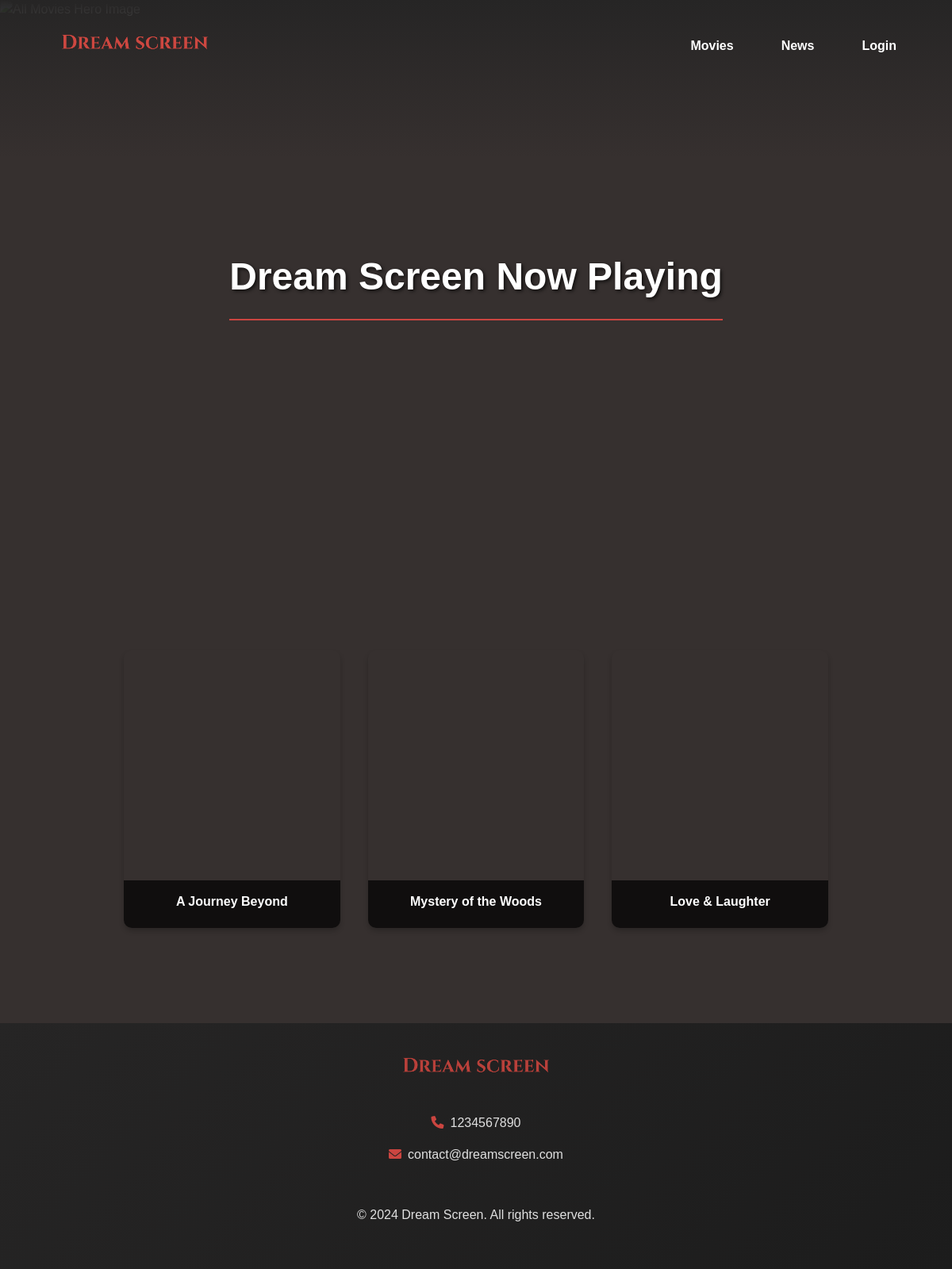
The page /movies/views/all_movies.php on the database its author committed.
### tables this page shows
CREATE TABLE Movie (
    movieID INT AUTO_INCREMENT PRIMARY KEY,
    title VARCHAR(60) NOT NULL,
    genre VARCHAR(60) NOT NULL,
    runtime INT NOT NULL,
    language ENUM('English', 'Danish') NOT NULL,
    languageFlagPath VARCHAR(255),
    ageRating VARCHAR(3),
    description TEXT,
    imagePath VARCHAR(255),
    movieTag ENUM('None', 'Hot New Movie', 'Movie of the Week') DEFAULT 'None'
);

CREATE TABLE Cinema (
    cinemaID INT AUTO_INCREMENT PRIMARY KEY,
    name VARCHAR(100) NOT NULL,
    phoneNumber VARCHAR(15),
    email VARCHAR(100),
    street VARCHAR(100),
    postalCode VARCHAR(4),
    description TEXT,
    FOREIGN KEY (postalCode) REFERENCES PostalCode(postalCode)
);

### admin/movies/classes/movie.php (called while the page is built, shortened)
<?php
class Movie {
    private $db;
    public function __construct($db) {
        $this->db = $db;
    }
    public function getAllMovies() {
        try {
            $query = "SELECT movieID, title, genre, runtime, language, ageRating, description, imagePath, movieTag FROM " . self::TABLE_NAME;
            $stmt = $this->db->prepare($query);
            $stmt->execute();
            $result = $stmt->fetchAll(PDO::FETCH_ASSOC);
            return $result;
        } catch (PDOException $e) {
            echo "Error fetching movies: " . $e->getMessage();
            return [];
        }
    }
}
?>

### movies/views/all_movies.php (the view, shortened to what this page needs)
<?php
require_once "../../includes/connection.php";
require_once "../../navbar_footer/cinema_navbar.php";
require_once "../../admin/movies/classes/movie.php";
$movieHandler = new Movie($db);
try {
    $movies = $movieHandler->getAllMovies();
} catch (Exception $e) {
    die("<p>Error fetching movies: " . htmlspecialchars($e->getMessage(), ENT_QUOTES, 'UTF-8') . "</p>");
}
?>
<!DOCTYPE html>
<html lang="en">
<head>
    <link rel="stylesheet" href="../../css/style.css">
</head>
<body>
<div class="hero">
    <img src="../../includes/media/other/all_movies_hero.jpg" alt="All Movies Hero Image">
    <h1>Dream Screen Now Playing</h1>
</div>
<div class="movies-container">
    <?php if (!empty($movies)): ?>
        <?php foreach ($movies as $movie): ?>
            <a href="movie_single.php?movieID=<?= htmlspecialchars($movie['movieID'], ENT_QUOTES, 'UTF-8'); ?>"
               class="movie-card"
               style="background-image: url('../../includes/media/movies/<?= htmlspecialchars($movie['imagePath'], ENT_QUOTES, 'UTF-8'); ?>');">
                <div class="movie-overlay">
                    <div class="movie-title"><?= htmlspecialchars($movie['title'], ENT_QUOTES, 'UTF-8'); ?></div>
                </div>
            </a>
        <?php endforeach; ?>
    <?php else: ?>
        <p>No movies available at the moment. Please check back later.</p>
    <?php endif; ?>
</div>
<?php require_once "../../navbar_footer/cinema_footer.php"; ?>
</body>
</html>

### navbar_footer/cinema_footer.php (shortened to what this page needs)
<?php
try {
  $query = $db->prepare("SELECT phoneNumber, email FROM Cinema LIMIT 1");
  $query->execute();
    $cinema = $query->fetch(PDO::FETCH_ASSOC);
} catch (PDOException $e) {
    echo "Error fetching phone number and email: " . $e->getMessage();
}
?>
<!DOCTYPE html>
<html lang="en">
<head>
  <link href="https://cdnjs.cloudflare.com/ajax/libs/font-awesome/6.0.0/css/all.min.css" rel="stylesheet">
</head>
<footer class="footer">
  <div class="logo">
    <a href="home.php"><img src="../../includes/media/logo/dream-screen-red.png" alt="Dream Screen Logo"></a>
  </div>
  <div class="contact-info">
    <p><i class="fas fa-phone"></i><?php echo htmlspecialchars($cinema['phoneNumber']); ?></p>
    <p><i class="fas fa-envelope"></i><?php echo htmlspecialchars($cinema['email']);?></p>
  </div>
  <p>&copy; 2024 Dream Screen. All rights reserved.</p>
</footer>
</body>
</html>

### css/style.css (style rules this page uses)
body { font-family: Arial, Helvetica, sans-serif; background: #36302F; color: #E0E0E0; margin: 0; padding: 0; box-sizing: border-box; line-height: 1.5; }
h1, h2, h3, h4, h5 { color: #ffffff; font-weight: 600; margin: 1em 0 0.5em; line-height: 1.2; }
h1 { font-size: 2em; border-bottom: 2px solid #CB4540; padding-bottom: 0.2em; padding-bottom: 25px; }
p { color: #E0E0E0; }
.footer { background: linear-gradient(135deg, #262525, #1c1c1c); color: #ffffff; padding: 40px 20px; text-align: center; display: flex; flex-direction: column; align-items: center; gap: 20px; }
.footer .logo img { width: 200px; filter: brightness(0.9); transition: filter 0.3s; }
.contact-info i { color: #CB4540; margin-right: 8px; }
.hero { position: relative; width: 100%; height: 700px; display: flex; align-items: center; justify-content: center; overflow: hidden; }
.hero img { position: absolute; top: 0; left: 0; width: 100%; height: 100%; object-fit: cover; z-index: -1; }
.hero h1 { color: white; font-size: 3rem; text-shadow: 2px 2px 4px rgba(0, 0, 0, 0.7); z-index: 1; text-align: center; }
.movies-container { display: grid; grid-template-columns: repeat(auto-fit, minmax(250px, 1fr)); gap: 35px; padding: 120px 13%; margin: 0 auto; max-width: 1200px; }
.movie-card { position: relative; overflow: hidden; border-radius: 10px; background-size: cover; background-position: center; height: 350px; cursor: pointer; box-shadow: 0 4px 6px rgba(0, 0, 0, 0.2); transition: transform 0.3s ease; }
.movie-overlay { position: absolute; bottom: 0; width: 100%; background: rgba(0, 0, 0, 0.7); color: #fff; padding: 10px; text-align: center; transition: height 0.3s ease, padding-top 0.3s ease; height: 60px; overflow: hidden; box-sizing: border-box; }
.movie-title { font-size: 16px; font-weight: bold; margin-bottom: 5px; margin-top: 5px; transition: padding-top 0.3s ease; }

### rows shown on the page
movie: title "A Journey Beyond"
movie: title "Mystery of the Woods"
movie: title "Love & Laughter"
cinema: phoneNumber "1234567890", email "contact@dreamscreen.com"
